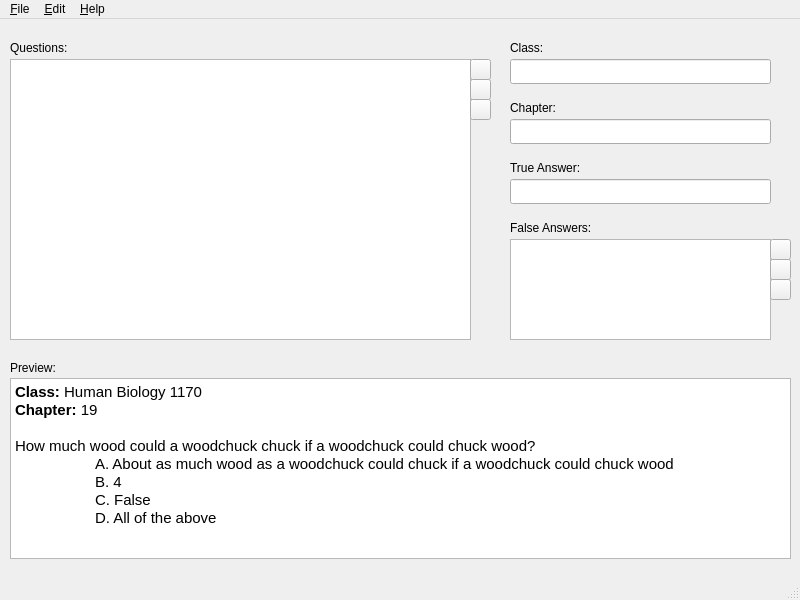
<?xml version="1.0" encoding="UTF-8"?>
<ui version="4.0">
 <class>MainWindow</class>
 <widget class="QMainWindow" name="MainWindow">
  <property name="geometry">
   <rect>
    <x>0</x>
    <y>0</y>
    <width>800</width>
    <height>600</height>
   </rect>
  </property>
  <property name="windowTitle">
   <string>Quiz</string>
  </property>
  <widget class="QWidget" name="centralwidget">
   <widget class="QListWidget" name="listWidget_questions">
    <property name="geometry">
     <rect>
      <x>10</x>
      <y>40</y>
      <width>461</width>
      <height>281</height>
     </rect>
    </property>
   </widget>
   <widget class="QLabel" name="label_questions">
    <property name="geometry">
     <rect>
      <x>10</x>
      <y>20</y>
      <width>81</width>
      <height>17</height>
     </rect>
    </property>
    <property name="text">
     <string>Questions:</string>
    </property>
   </widget>
   <widget class="QListWidget" name="listWidget_false_answers">
    <property name="geometry">
     <rect>
      <x>510</x>
      <y>220</y>
      <width>261</width>
      <height>101</height>
     </rect>
    </property>
   </widget>
   <widget class="QLabel" name="label_false_answers">
    <property name="geometry">
     <rect>
      <x>510</x>
      <y>200</y>
      <width>111</width>
      <height>17</height>
     </rect>
    </property>
    <property name="text">
     <string>False Answers:</string>
    </property>
   </widget>
   <widget class="QLabel" name="label_true_answer">
    <property name="geometry">
     <rect>
      <x>510</x>
      <y>140</y>
      <width>101</width>
      <height>17</height>
     </rect>
    </property>
    <property name="text">
     <string>True Answer:</string>
    </property>
   </widget>
   <widget class="QLineEdit" name="lineEdit_true_answer">
    <property name="geometry">
     <rect>
      <x>510</x>
      <y>160</y>
      <width>261</width>
      <height>25</height>
     </rect>
    </property>
   </widget>
   <widget class="QLineEdit" name="lineEdit_class">
    <property name="geometry">
     <rect>
      <x>510</x>
      <y>40</y>
      <width>261</width>
      <height>25</height>
     </rect>
    </property>
   </widget>
   <widget class="QLabel" name="label_class">
    <property name="geometry">
     <rect>
      <x>510</x>
      <y>20</y>
      <width>51</width>
      <height>17</height>
     </rect>
    </property>
    <property name="text">
     <string>Class:</string>
    </property>
   </widget>
   <widget class="QLineEdit" name="lineEdit_chapter">
    <property name="geometry">
     <rect>
      <x>510</x>
      <y>100</y>
      <width>261</width>
      <height>25</height>
     </rect>
    </property>
   </widget>
   <widget class="QLabel" name="label_chapter">
    <property name="geometry">
     <rect>
      <x>510</x>
      <y>80</y>
      <width>71</width>
      <height>17</height>
     </rect>
    </property>
    <property name="text">
     <string>Chapter:</string>
    </property>
   </widget>
   <widget class="QPushButton" name="pushButton_add_question">
    <property name="geometry">
     <rect>
      <x>470</x>
      <y>40</y>
      <width>21</width>
      <height>21</height>
     </rect>
    </property>
    <property name="statusTip">
     <string>Add question</string>
    </property>
    <property name="text">
     <string/>
    </property>
    <property name="icon">
     <iconset theme="list-add"/>
    </property>
    <property name="flat">
     <bool>false</bool>
    </property>
   </widget>
   <widget class="QPushButton" name="pushButton_edit_question">
    <property name="geometry">
     <rect>
      <x>470</x>
      <y>60</y>
      <width>21</width>
      <height>21</height>
     </rect>
    </property>
    <property name="statusTip">
     <string>Edit question</string>
    </property>
    <property name="text">
     <string/>
    </property>
    <property name="flat">
     <bool>false</bool>
    </property>
   </widget>
   <widget class="QPushButton" name="pushButton_delete_question">
    <property name="geometry">
     <rect>
      <x>470</x>
      <y>80</y>
      <width>21</width>
      <height>21</height>
     </rect>
    </property>
    <property name="statusTip">
     <string>Delete question</string>
    </property>
    <property name="text">
     <string/>
    </property>
    <property name="icon">
     <iconset theme="list-remove"/>
    </property>
    <property name="flat">
     <bool>false</bool>
    </property>
   </widget>
   <widget class="QLabel" name="label_preview">
    <property name="geometry">
     <rect>
      <x>10</x>
      <y>340</y>
      <width>67</width>
      <height>17</height>
     </rect>
    </property>
    <property name="text">
     <string>Preview:</string>
    </property>
   </widget>
   <widget class="QTextBrowser" name="textBrowser_preview">
    <property name="geometry">
     <rect>
      <x>10</x>
      <y>359</y>
      <width>781</width>
      <height>181</height>
     </rect>
    </property>
    <property name="html">
     <string>&lt;!DOCTYPE HTML PUBLIC &quot;-//W3C//DTD HTML 4.0//EN&quot; &quot;http://www.w3.org/TR/REC-html40/strict.dtd&quot;&gt;
&lt;html&gt;&lt;head&gt;&lt;meta name=&quot;qrichtext&quot; content=&quot;1&quot; /&gt;&lt;style type=&quot;text/css&quot;&gt;
p, li { white-space: pre-wrap; }
&lt;/style&gt;&lt;/head&gt;&lt;body style=&quot; font-family:'Ubuntu'; font-size:11pt; font-weight:400; font-style:normal;&quot;&gt;
&lt;p style=&quot; margin-top:0px; margin-bottom:0px; margin-left:0px; margin-right:0px; -qt-block-indent:0; text-indent:0px;&quot;&gt;&lt;span style=&quot; font-weight:600;&quot;&gt;Class:&lt;/span&gt; Human Biology 1170&lt;/p&gt;
&lt;p style=&quot; margin-top:0px; margin-bottom:0px; margin-left:0px; margin-right:0px; -qt-block-indent:0; text-indent:0px;&quot;&gt;&lt;span style=&quot; font-weight:600;&quot;&gt;Chapter:&lt;/span&gt; 19&lt;/p&gt;
&lt;p style=&quot;-qt-paragraph-type:empty; margin-top:0px; margin-bottom:0px; margin-left:0px; margin-right:0px; -qt-block-indent:0; text-indent:0px;&quot;&gt;&lt;br /&gt;&lt;/p&gt;
&lt;p style=&quot; margin-top:0px; margin-bottom:0px; margin-left:0px; margin-right:0px; -qt-block-indent:0; text-indent:0px;&quot;&gt;How much wood could a woodchuck chuck if a woodchuck could chuck wood?&lt;/p&gt;
&lt;p style=&quot; margin-top:0px; margin-bottom:0px; margin-left:0px; margin-right:0px; -qt-block-indent:0; text-indent:0px;&quot;&gt;	A. About as much wood as a woodchuck could chuck if a woodchuck could chuck wood&lt;/p&gt;
&lt;p style=&quot; margin-top:0px; margin-bottom:0px; margin-left:0px; margin-right:0px; -qt-block-indent:0; text-indent:0px;&quot;&gt;	B. 4&lt;/p&gt;
&lt;p style=&quot; margin-top:0px; margin-bottom:0px; margin-left:0px; margin-right:0px; -qt-block-indent:0; text-indent:0px;&quot;&gt;	C. False&lt;/p&gt;
&lt;p style=&quot; margin-top:0px; margin-bottom:0px; margin-left:0px; margin-right:0px; -qt-block-indent:0; text-indent:0px;&quot;&gt;	D. All of the above&lt;/p&gt;&lt;/body&gt;&lt;/html&gt;</string>
    </property>
   </widget>
   <widget class="QPushButton" name="pushButton_edit_false_answer">
    <property name="geometry">
     <rect>
      <x>770</x>
      <y>240</y>
      <width>21</width>
      <height>21</height>
     </rect>
    </property>
    <property name="statusTip">
     <string>Edit question</string>
    </property>
    <property name="text">
     <string/>
    </property>
    <property name="flat">
     <bool>false</bool>
    </property>
   </widget>
   <widget class="QPushButton" name="pushButton_add_false_answer">
    <property name="geometry">
     <rect>
      <x>770</x>
      <y>220</y>
      <width>21</width>
      <height>21</height>
     </rect>
    </property>
    <property name="statusTip">
     <string>Add question</string>
    </property>
    <property name="text">
     <string/>
    </property>
    <property name="icon">
     <iconset theme="list-add">
      <normaloff>.</normaloff>.</iconset>
    </property>
    <property name="flat">
     <bool>false</bool>
    </property>
   </widget>
   <widget class="QPushButton" name="pushButton_delete_false_answer">
    <property name="geometry">
     <rect>
      <x>770</x>
      <y>260</y>
      <width>21</width>
      <height>21</height>
     </rect>
    </property>
    <property name="statusTip">
     <string>Delete question</string>
    </property>
    <property name="text">
     <string/>
    </property>
    <property name="icon">
     <iconset theme="list-remove">
      <normaloff>.</normaloff>.</iconset>
    </property>
    <property name="flat">
     <bool>false</bool>
    </property>
   </widget>
  </widget>
  <widget class="QMenuBar" name="menubar">
   <property name="geometry">
    <rect>
     <x>0</x>
     <y>0</y>
     <width>800</width>
     <height>22</height>
    </rect>
   </property>
   <widget class="QMenu" name="menuFile">
    <property name="title">
     <string>&amp;File</string>
    </property>
    <addaction name="action_quit"/>
   </widget>
   <widget class="QMenu" name="menu_Edit">
    <property name="title">
     <string>&amp;Edit</string>
    </property>
    <addaction name="action_undo"/>
    <addaction name="action_redo"/>
    <addaction name="separator"/>
    <addaction name="action_cut"/>
    <addaction name="action_copy"/>
    <addaction name="action_paste"/>
    <addaction name="action_delete"/>
    <addaction name="action_select_all"/>
   </widget>
   <widget class="QMenu" name="menu_Help">
    <property name="title">
     <string>&amp;Help</string>
    </property>
    <addaction name="action_about"/>
   </widget>
   <addaction name="menuFile"/>
   <addaction name="menu_Edit"/>
   <addaction name="menu_Help"/>
  </widget>
  <widget class="QStatusBar" name="statusbar"/>
  <action name="action_about">
   <property name="icon">
    <iconset theme="help-about"/>
   </property>
   <property name="text">
    <string>About Quiz...</string>
   </property>
  </action>
  <action name="action_quit">
   <property name="icon">
    <iconset theme="application-exit"/>
   </property>
   <property name="text">
    <string>&amp;Quit</string>
   </property>
   <property name="statusTip">
    <string>Quit application</string>
   </property>
   <property name="shortcut">
    <string>Ctrl+Q</string>
   </property>
  </action>
  <action name="action_undo">
   <property name="icon">
    <iconset theme="edit-undo"/>
   </property>
   <property name="text">
    <string>Undo</string>
   </property>
  </action>
  <action name="action_redo">
   <property name="icon">
    <iconset theme="edit-redo"/>
   </property>
   <property name="text">
    <string>Redo</string>
   </property>
  </action>
  <action name="action_cut">
   <property name="icon">
    <iconset theme="edit-cut"/>
   </property>
   <property name="text">
    <string>Cu&amp;t</string>
   </property>
  </action>
  <action name="action_copy">
   <property name="icon">
    <iconset theme="edit-copy"/>
   </property>
   <property name="text">
    <string>&amp;Copy</string>
   </property>
  </action>
  <action name="action_paste">
   <property name="icon">
    <iconset theme="edit-paste"/>
   </property>
   <property name="text">
    <string>&amp;Paste</string>
   </property>
  </action>
  <action name="action_delete">
   <property name="icon">
    <iconset theme="edit-delete"/>
   </property>
   <property name="text">
    <string>&amp;Delete</string>
   </property>
  </action>
  <action name="action_select_all">
   <property name="icon">
    <iconset theme="edit-select-all"/>
   </property>
   <property name="text">
    <string>Select &amp;All</string>
   </property>
  </action>
 </widget>
 <tabstops>
  <tabstop>listWidget_questions</tabstop>
  <tabstop>pushButton_add_question</tabstop>
  <tabstop>pushButton_edit_question</tabstop>
  <tabstop>pushButton_delete_question</tabstop>
  <tabstop>lineEdit_class</tabstop>
  <tabstop>lineEdit_chapter</tabstop>
  <tabstop>lineEdit_true_answer</tabstop>
  <tabstop>listWidget_false_answers</tabstop>
  <tabstop>pushButton_add_false_answer</tabstop>
  <tabstop>pushButton_edit_false_answer</tabstop>
  <tabstop>pushButton_delete_false_answer</tabstop>
  <tabstop>textBrowser_preview</tabstop>
 </tabstops>
 <resources/>
 <connections/>
</ui>
